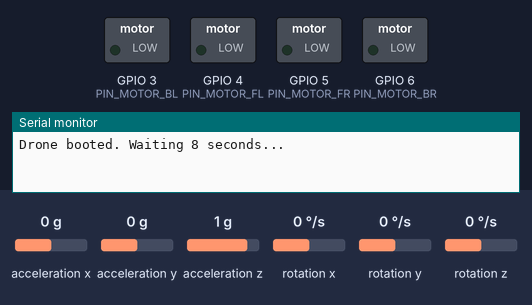
Bench run of a sketch on a simulated ESP32-S3. Shown: switched loads named in the sketch (green lamp = pin HIGH), the last lines printed to the serial monitor. Wiring (inferred from the names in the program): MPU-6050 motion sensor at I2C address 0x68. Inputs (shaded band) come from the test bench; at power-on: acceleration x 0 g, acceleration y 0 g, acceleration z 1 g, rotation x 0 °/s, rotation y 0 °/s, rotation z 0 °/s.

Above: at 0.1 s.
At 16.11 s:
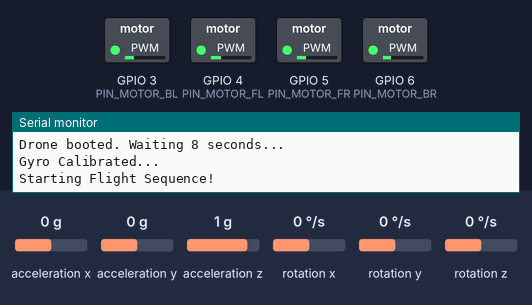
At 16.7 s:
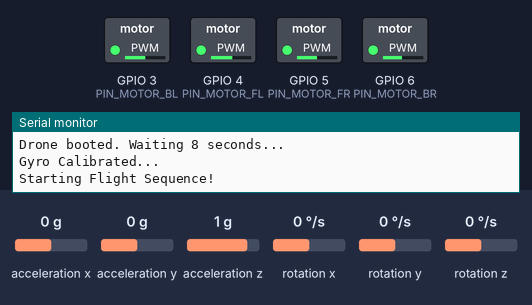
Timing chart, 0 to 21.2 s (numbered marks = the images above):
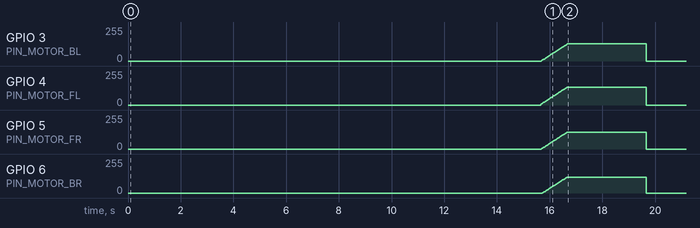

The sketch:

dronex_rtos_mahony.ino
```cpp
#include <Wire.h>
#include <Arduino.h>

#define MOT_FREQ 20000
#define PWM_RESN 10

#define MPU_FILTER_CONFIG 0x1A
#define MPU_GYRO_CONFIG   0x1B
#define MPU_ACCEL_CONFIG  0x1C

// ==========================================
// LITEWING v1.2 HARDWARE PINS (ESP32-S3)
// ==========================================
#define PIN_MOTOR_FL 4  // Front Left
#define PIN_MOTOR_FR 5  // Front Right
#define PIN_MOTOR_BL 3  // Back Left
#define PIN_MOTOR_BR 6  // Back Right

#define I2C_SDA 11      // MPU6050 SDA
#define I2C_SCL 10      // MPU6050 SCL

const uint8_t MPU_ADDR = 0x68;
const int16_t ACCEL_OFFSET_X =  1200; // -83, -367
const int16_t ACCEL_OFFSET_Y = -1100; // -74,  235
const int16_t ACCEL_OFFSET_Z =  1160; // -28,  890

// ==========================================
// RTOS TASK HANDLES & SHARED VARIABLES
// ==========================================
TaskHandle_t FlightControlTask;
TaskHandle_t CommanderTask;

// Volatile because they are modified by Core 0 and read by Core 1
volatile int current_base_thrust = 0;
volatile bool is_flying = false;
volatile bool calibrate_done = false;

// ROS/Commander Targets
volatile float target_pitch = 0.0;
volatile float target_roll  = 0.0;
volatile float target_yaw_rate = 0.0; // Yaw is usually driven by rate, not absolute angle

// ==========================================
// FLIGHT SETTINGS & CASCADED PID
// ==========================================
const int HOVER_THRUST = 511;
const float LOOP_TIME_SEC = 0.004; // 4ms loop = 250Hz
const TickType_t LOOP_TICKS = pdMS_TO_TICKS(4);

// Outer Loop (Angle)
float Kp_angle = 2.0;

// Inner Loop (Rate)
float Kp_rate = 1.0, Ki_rate = 0.0, Kd_rate = 0.001;
float Kp_yaw_rate = 1.5, Ki_yaw_rate = 0.1, Kd_yaw_rate = 0.0;
float pitch_rate_integral = 0, roll_rate_integral = 0, yaw_rate_integral = 0;
float pitch_prev_rate_error = 0, roll_prev_rate_error = 0, yaw_prev_rate_error = 0;

float gyroErrorX = 0, gyroErrorY = 0, gyroErrorZ = 0;
float actual_pitch = 0.0, actual_roll  = 0.0, actual_yaw = 0.0;

// ==========================================
// MAHONY FILTER GLOBALS
// ==========================================
float q0 = 1.0f, q1 = 0.0f, q2 = 0.0f, q3 = 0.0f;
float twoKpDef = 0.8f;   // From sensfusion6.c
float twoKiDef = 0.002f; // From sensfusion6.c
float integralFBx = 0.0f,  integralFBy = 0.0f, integralFBz = 0.0f;

// Function Prototypes
void calibrateGyro();
void Task_FlightControl(void *pvParameters);
void Task_Commander(void *pvParameters);
float invSqrt(float x);
void Mahony_Update(float gx, float gy, float gz, float ax, float ay, float az, float dt);

void setup() {
  Serial.begin(115200);

  // Initialize Motors
  ledcAttach(PIN_MOTOR_FL, MOT_FREQ, PWM_RESN);
  ledcAttach(PIN_MOTOR_FR, MOT_FREQ, PWM_RESN);
  ledcAttach(PIN_MOTOR_BL, MOT_FREQ, PWM_RESN);
  ledcAttach(PIN_MOTOR_BR, MOT_FREQ, PWM_RESN);

  ledcWrite(PIN_MOTOR_FL, 0);
  ledcWrite(PIN_MOTOR_FR, 0);
  ledcWrite(PIN_MOTOR_BL, 0);
  ledcWrite(PIN_MOTOR_BR, 0);

  // Initialize the MPU6050
  Wire.begin(I2C_SDA, I2C_SCL);
  Wire.setClock(400000);

  Wire.beginTransmission(MPU_ADDR);
  Wire.write(0x6B); // Wake up
  Wire.write(0x00);
  Wire.endTransmission(true);

  Wire.beginTransmission(MPU_ADDR);
  Wire.write(MPU_FILTER_CONFIG); // DLPF
  Wire.write(0x04);
  Wire.endTransmission();

  Wire.beginTransmission(MPU_ADDR);
  Wire.write(MPU_GYRO_CONFIG); // Gyro +/- 500 deg/s
  Wire.write(0x08);
  Wire.endTransmission();

  Wire.beginTransmission(MPU_ADDR);
  Wire.write(MPU_ACCEL_CONFIG); // Accel +/- 4g
  Wire.write(0x08);
  Wire.endTransmission();

  // Create the FreeRTOS Tasks
  // Core 1: High Priority Flight Controller
  xTaskCreatePinnedToCore(
    Task_FlightControl,
    "FlightControl",
    4096,
    NULL,
    2,
    &FlightControlTask,
    1
  );

  // Core 0: Lower Priority Commander
  xTaskCreatePinnedToCore(
    Task_Commander,
    "Commander",
    4096,
    NULL,
    1,
    &CommanderTask,
    0
  );
}

void loop() {
  vTaskDelete(NULL);
}

// ==========================================
// TASK 1: STRICT TIMING CONTROL LOOP (Core 1)
// ==========================================
void Task_FlightControl(void *pvParameters) {
  TickType_t xLastWakeTime;

  while(!calibrate_done) {
    vTaskDelay(pdMS_TO_TICKS(100));
  }

  xLastWakeTime = xTaskGetTickCount();

  for (;;) {
    vTaskDelayUntil(&xLastWakeTime, LOOP_TICKS);

    int16_t accX, accY, accZ, tempRaw, gyroX, gyroY, gyroZ;

    // Read IMU Data
    Wire.beginTransmission(MPU_ADDR);
    Wire.write(0x3B);
    Wire.endTransmission(false);
    Wire.requestFrom(MPU_ADDR, (uint8_t)14, (uint8_t)true);

    // Raw Reads
    int16_t rawAccX = (Wire.read() << 8 | Wire.read()) + ACCEL_OFFSET_X;
    int16_t rawAccY = (Wire.read() << 8 | Wire.read()) + ACCEL_OFFSET_Y;
    int16_t rawAccZ = (Wire.read() << 8 | Wire.read()) + ACCEL_OFFSET_Z;
    tempRaw         = (Wire.read() << 8 | Wire.read());
    int16_t rawGyX  = (Wire.read() << 8 | Wire.read());
    int16_t rawGyY  = (Wire.read() << 8 | Wire.read());
    int16_t rawGyZ  = (Wire.read() << 8 | Wire.read());

    accX  = -rawAccY;
    accY  = -rawAccX;
    accZ  = rawAccZ;

    gyroX = -rawGyY;
    gyroY = -rawGyX;
    gyroZ = rawGyZ;

    // Gyro Rates (Degrees/sec for PID)
    float gyroRateX = (gyroX / 65.5) - gyroErrorX;
    float gyroRateY = (gyroY / 65.5) - gyroErrorY;
    float gyroRateZ = (gyroZ / 65.5) - gyroErrorZ;

    // Gyro Rates (Radians/sec for Mahony)
    float gyroRadX = gyroRateX * 0.0174533f;
    float gyroRadY = gyroRateY * 0.0174533f;
    float gyroRadZ = gyroRateZ * 0.0174533f;

    // Sensor Fusion Update
    Mahony_Update(gyroRadX, gyroRadY, gyroRadZ, (float)accX, (float)accY, (float)accZ, LOOP_TIME_SEC);

    if (!is_flying) {
      pitch_rate_integral = 0;
      roll_rate_integral = 0;
      yaw_rate_integral = 0;
      ledcWrite(PIN_MOTOR_FL, 0);
      ledcWrite(PIN_MOTOR_FR, 0);
      ledcWrite(PIN_MOTOR_BL, 0);
      ledcWrite(PIN_MOTOR_BR, 0);
      continue;
    }

    // Grab thread-safe local copies of commander targets
    float local_target_pitch = target_pitch;
    float local_target_roll  = target_roll;
    float local_target_yaw_rate = target_yaw_rate;
    int base_t = current_base_thrust;

    // OUTER LOOP: Angle PID
    float pitch_angle_error = local_target_pitch - actual_pitch;
    float roll_angle_error  = local_target_roll  - actual_roll;

    float desired_pitch_rate = Kp_angle * pitch_angle_error;
    float desired_roll_rate  = Kp_angle * roll_angle_error;

    // INNER LOOP: Rate PID
    float pitch_rate_error = desired_pitch_rate - gyroRateY;
    float roll_rate_error  = desired_roll_rate  - gyroRateX;
    float yaw_rate_error   = local_target_yaw_rate - gyroRateZ; // Yaw goes straight to rate

    pitch_rate_integral += pitch_rate_error * LOOP_TIME_SEC;
    roll_rate_integral  += roll_rate_error  * LOOP_TIME_SEC;
    yaw_rate_integral   += yaw_rate_error   * LOOP_TIME_SEC;

    pitch_rate_integral = constrain(pitch_rate_integral, -400.0, 400.0);
    roll_rate_integral  = constrain(roll_rate_integral,  -400.0, 400.0);
    yaw_rate_integral   = constrain(yaw_rate_integral,   -400.0, 400.0);

    float pitch_pid_output = (Kp_rate * pitch_rate_error) + (Ki_rate * pitch_rate_integral) + (Kd_rate * (pitch_rate_error - pitch_prev_rate_error) / LOOP_TIME_SEC);
    float roll_pid_output  = (Kp_rate * roll_rate_error)  + (Ki_rate * roll_rate_integral)  + (Kd_rate * (roll_rate_error - roll_prev_rate_error) / LOOP_TIME_SEC);
    float yaw_pid_output   = (Kp_yaw_rate * yaw_rate_error) + (Ki_yaw_rate * yaw_rate_integral) + (Kd_yaw_rate * (yaw_rate_error - yaw_prev_rate_error) / LOOP_TIME_SEC);

    pitch_prev_rate_error = pitch_rate_error;
    roll_prev_rate_error  = roll_rate_error;
    yaw_prev_rate_error   = yaw_rate_error;

    // Motor Mixing
    int speed_FL = constrain(base_t + pitch_pid_output + roll_pid_output + yaw_pid_output, 0, 800);
    int speed_FR = constrain(base_t + pitch_pid_output - roll_pid_output - yaw_pid_output, 0, 800);
    int speed_BL = constrain(base_t - pitch_pid_output + roll_pid_output - yaw_pid_output, 0, 800);
    int speed_BR = constrain(base_t - pitch_pid_output - roll_pid_output + yaw_pid_output, 0, 800);

    // Write speeds
    ledcWrite(PIN_MOTOR_FL, speed_FL);
    ledcWrite(PIN_MOTOR_FR, speed_FR);
    ledcWrite(PIN_MOTOR_BL, speed_BL);
    ledcWrite(PIN_MOTOR_BR, speed_BR);
  }
}

// ==========================================
// TASK 2: FLIGHT COMMANDER (Core 0)
// ==========================================
void Task_Commander(void *pvParameters) {

  Serial.println("Drone booted. Waiting 8 seconds...");
  calibrateGyro();
  calibrate_done = true;
  Serial.println("Gyro Calibrated...");

  vTaskDelay(pdMS_TO_TICKS(8000));

  Serial.println("Starting Flight Sequence!");
  unsigned long flight_start_time = millis();

  target_pitch = 0.0;
  target_roll = 0.0;
  is_flying = true;

  for (;;) {
    if (!is_flying) {
      vTaskDelay(pdMS_TO_TICKS(100));
      continue;
    }

    unsigned long time_in_air = millis() - flight_start_time;

    if (time_in_air < 1000) {
      current_base_thrust = map(time_in_air, 0, 1000, 0, HOVER_THRUST);
    }
    else if (time_in_air < 4000) {
      current_base_thrust = HOVER_THRUST;
    }
    else {
      is_flying = false;
      current_base_thrust = 0;

      ledcWrite(PIN_MOTOR_FL, 0);
      ledcWrite(PIN_MOTOR_FR, 0);
      ledcWrite(PIN_MOTOR_BL, 0);
      ledcWrite(PIN_MOTOR_BR, 0);

      Serial.println("Flight Complete.");
    }

    vTaskDelay(pdMS_TO_TICKS(20));
  }
}

// ==========================================
// HELPER FUNCTIONS & SENSOR FUSION
// ==========================================
void calibrateGyro() {
  for (int i = 0; i < 2000; i++) {
    Wire.beginTransmission(MPU_ADDR);
    Wire.write(0x43);
    Wire.endTransmission(false);
    Wire.requestFrom(MPU_ADDR, (uint8_t)6, (uint8_t)true);

    int16_t gX = (Wire.read() << 8 | Wire.read());
    int16_t gY = (Wire.read() << 8 | Wire.read());
    int16_t gZ = (Wire.read() << 8 | Wire.read());

    gyroErrorX += (gX / 65.5);
    gyroErrorY += (gY / 65.5);
    gyroErrorZ += (gZ / 65.5);

    vTaskDelay(pdMS_TO_TICKS(3));
  }

  gyroErrorX /= 2000;
  gyroErrorY /= 2000;
  gyroErrorZ /= 2000;
}

float invSqrt(float x) {
    float halfx = 0.5f * x;
    float y = x;
    long i = *(long*)&y;
    i = 0x5f3759df - (i>>1);
    y = *(float*)&i;
    y = y * (1.5f - (halfx * y * y));
    return y;
}

void Mahony_Update(float gx, float gy, float gz, float ax, float ay, float az, float dt) {
    float recipNorm;
    float halfvx, halfvy, halfvz;
    float halfex, halfey, halfez;
    float qa, qb, qc;

    // 1. ESP-Drone Safety Check: Prevent NaN from zero-g or boot errors
    if(!((ax == 0.0f) && (ay == 0.0f) && (az == 0.0f))) {
        recipNorm = invSqrt(ax * ax + ay * ay + az * az);
        ax *= recipNorm;
        ay *= recipNorm;
        az *= recipNorm;

        halfvx = q1 * q3 - q0 * q2;
        halfvy = q0 * q1 + q2 * q3;
        halfvz = q0 * q0 - 0.5f + q3 * q3;

        halfex = (ay * halfvz - az * halfvy);
        halfey = (az * halfvx - ax * halfvz);
        halfez = (ax * halfvy - ay * halfvx);

        // 2. ESP-Drone Integral Reset
        if(twoKiDef > 0.0f) {
            integralFBx += twoKiDef * halfex * dt;
            integralFBy += twoKiDef * halfey * dt;
            integralFBz += twoKiDef * halfez * dt;
            gx += integralFBx;
            gy += integralFBy;
            gz += integralFBz;
        } else {
            integralFBx = 0.0f;
            integralFBy = 0.0f;
            integralFBz = 0.0f;
        }

        gx += twoKpDef * halfex;
        gy += twoKpDef * halfey;
        gz += twoKpDef * halfez;
    }

    // Integrate rate of change of quaternion
    gx *= (0.5f * dt);
    gy *= (0.5f * dt);
    gz *= (0.5f * dt);

    qa = q0; qb = q1; qc = q2;
    q0 += (-qb * gx - qc * gy - q3 * gz);
    q1 += (qa * gx + qc * gz - q3 * gy);
    q2 += (qa * gy - qb * gz + q3 * gx);
    q3 += (qa * gz + qb * gy - qc * gx);

    // Normalize quaternion
    recipNorm = invSqrt(q0 * q0 + q1 * q1 + q2 * q2 + q3 * q3);
    q0 *= recipNorm;
    q1 *= recipNorm;
    q2 *= recipNorm;
    q3 *= recipNorm;

    // 3. Extract all three angles (in Degrees)
    actual_roll  = atan2(2.0f * (q0 * q1 + q2 * q3), q0 * q0 - q1 * q1 - q2 * q2 + q3 * q3) * 57.2958f;
    actual_pitch = asin(constrain(2.0f * (q0 * q2 - q3 * q1), -1.0f, 1.0f)) * 57.2958f;
    actual_yaw   = atan2(2.0f * (q0 * q3 + q1 * q2), q0 * q0 + q1 * q1 - q2 * q2 - q3 * q3) * 57.2958f;
}
```

Measured:
- by itself, GPIO 3 (PIN_MOTOR_BL): rises from 0/255 to 128/255 in 0.98 s, then falls to 0/255 in 3.0 s
- by itself, GPIO 4 (PIN_MOTOR_FL): rises from 0/255 to 134/255 in 1.0 s, then falls to 0/255 in 3.0 s
- by itself, GPIO 5 (PIN_MOTOR_FR): rises from 0/255 to 127/255 in 0.98 s, then falls to 0/255 in 3.0 s
- by itself, GPIO 6 (PIN_MOTOR_BR): rises from 0/255 to 120/255 in 0.94 s, then falls to 0/255 in 3.0 s
